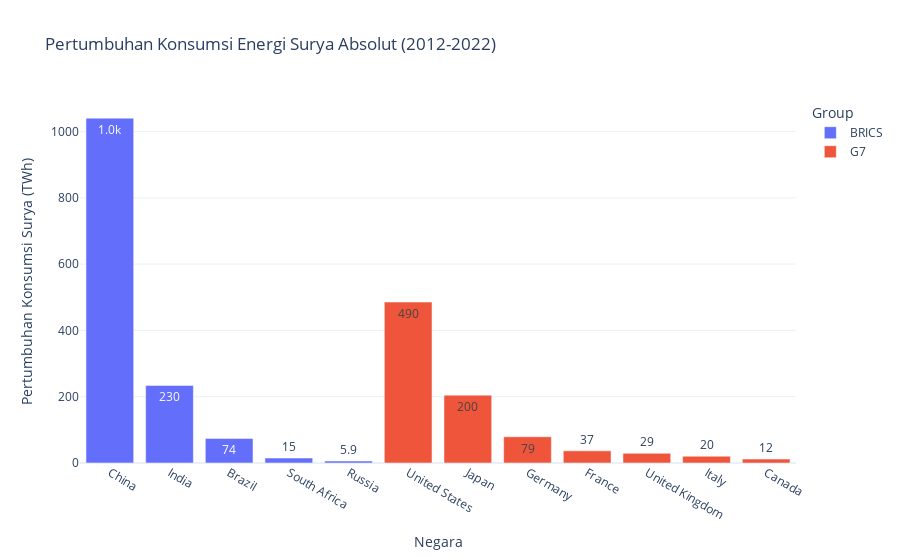

Notebook code for this chart:
### Code cell
# NARASI 2: PERTUMBUHAN ENERGI TERBARUKAN (THE GROWTH ENGINE)
print("\n--- Narasi 2: Pertumbuhan Energi Terbarukan Baru ---")

df_growth = df_clean[(df_clean['year'] == 2012) | (df_clean['year'] == 2022)].copy()
df_pivot = df_growth.pivot_table(
    index=['country', 'Group'],
    columns='year',
    values=['solar_consumption', 'wind_consumption']
).reset_index()

# PERBAIKAN: Flattening MultiIndex columns
# Mengubah tuple kolom seperti ('solar_consumption', 2022) menjadi string biasa
df_pivot.columns = ['_'.join(map(str, col)).strip('_') if col[1] != '' else col[0] for col in df_pivot.columns.values]

# Menghitung Pertumbuhan Absolut (TWh) menggunakan nama kolom yang sudah diperbaiki
df_pivot['Solar_Growth_TWh'] = df_pivot['solar_consumption_2022'] - df_pivot['solar_consumption_2012']
df_pivot['Wind_Growth_TWh'] = df_pivot['wind_consumption_2022'] - df_pivot['wind_consumption_2012']

# Visualisasi Pertumbuhan Solar
fig2 = px.bar(
    df_pivot.sort_values('Solar_Growth_TWh', ascending=False),
    x='country',
    y='Solar_Growth_TWh',
    color='Group',
    title='Pertumbuhan Konsumsi Energi Surya Absolut (2012-2022)',
    labels={'Solar_Growth_TWh': 'Pertumbuhan Konsumsi Surya (TWh)', 'country': 'Country'},
    text_auto='.2s'
)
fig2.update_layout(yaxis_title="Pertumbuhan Konsumsi Surya (TWh)", xaxis_title="Negara")
fig2.show() # Tampilkan visualisasi

### Figure 1 — Plotly figure (JSON) as saved in the notebook; plotly's stock layout.template omitted (floating-point values rounded to 4 significant figures)
{"data": [{"hovertemplate": "Group=BRICS<br>Country=%{x}<br>Pertumbuhan Konsumsi Surya (TWh)=%{y}<extra></extra>", "legendgroup": "BRICS", "marker": {"color": "#636efa", "pattern": {"shape": ""}}, "name": "BRICS", "orientation": "v", "showlegend": true, "textposition": "auto", "texttemplate": "%{y:.2s}", "type": "bar", "x": ["China", "India", "Brazil", "South Africa", "Russia"], "xaxis": "x", "y": [1041.0, 234.0, 74.02, 15.01, 5.882], "yaxis": "y"}, {"hovertemplate": "Group=G7<br>Country=%{x}<br>Pertumbuhan Konsumsi Surya (TWh)=%{y}<extra></extra>", "legendgroup": "G7", "marker": {"color": "#EF553B", "pattern": {"shape": ""}}, "name": "G7", "orientation": "v", "showlegend": true, "textposition": "auto", "texttemplate": "%{y:.2s}", "type": "bar", "x": ["United States", "Japan", "Germany", "France", "United Kingdom", "Italy", "Canada"], "xaxis": "x", "y": [485.7, 204.8, 79.24, 36.69, 29.29, 20.48, 11.83], "yaxis": "y"}], "layout": {"barmode": "relative", "legend": {"title": {"text": "Group"}, "tracegroupgap": 0}, "title": {"text": "Pertumbuhan Konsumsi Energi Surya Absolut (2012-2022)"}, "xaxis": {"anchor": "y", "domain": [0, 1], "title": {"text": "Negara"}}, "yaxis": {"anchor": "x", "domain": [0, 1], "title": {"text": "Pertumbuhan Konsumsi Surya (TWh)"}}}}
